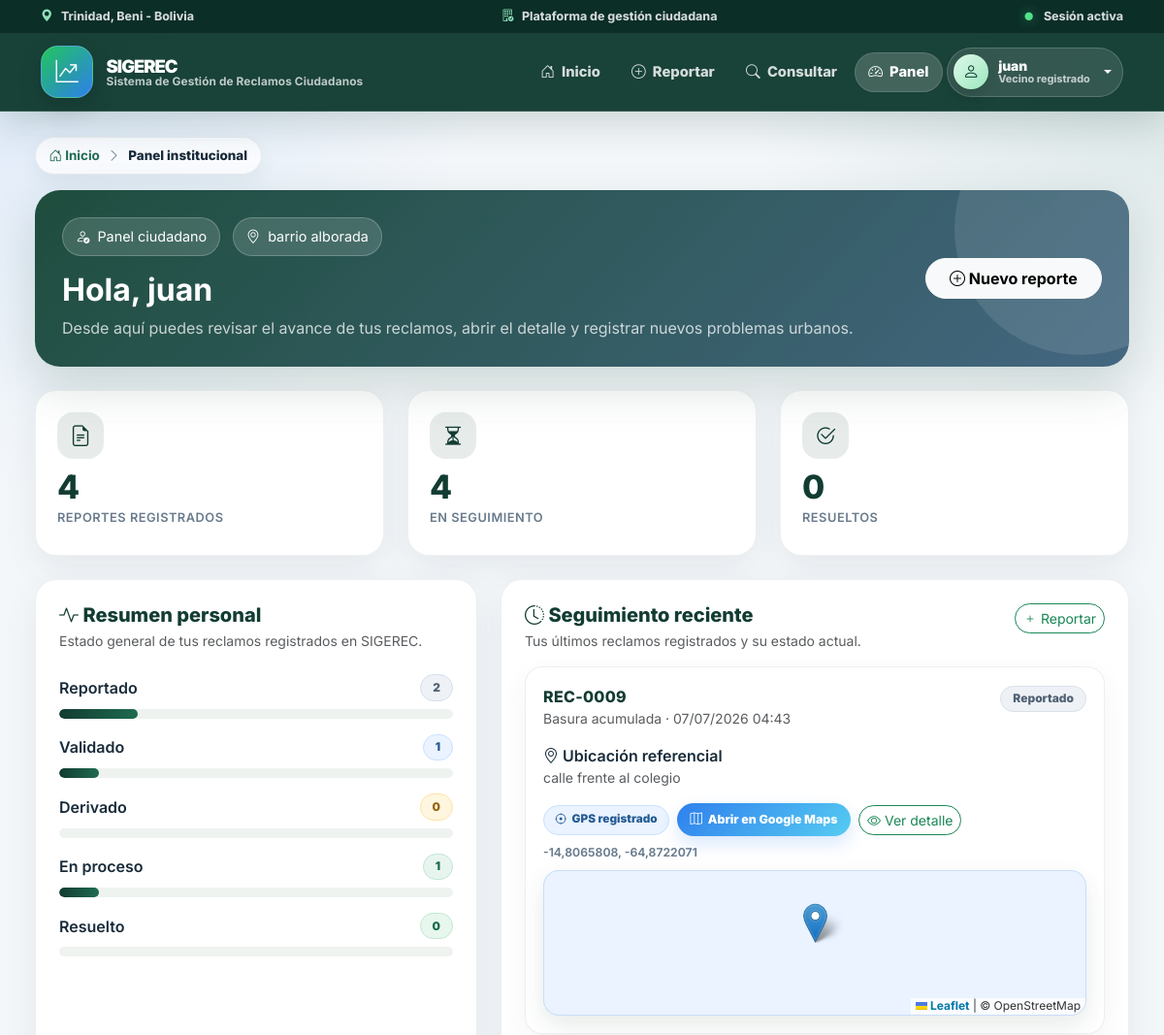
The page /dashboard/ (signed in, upper part) on the database as committed earlier.
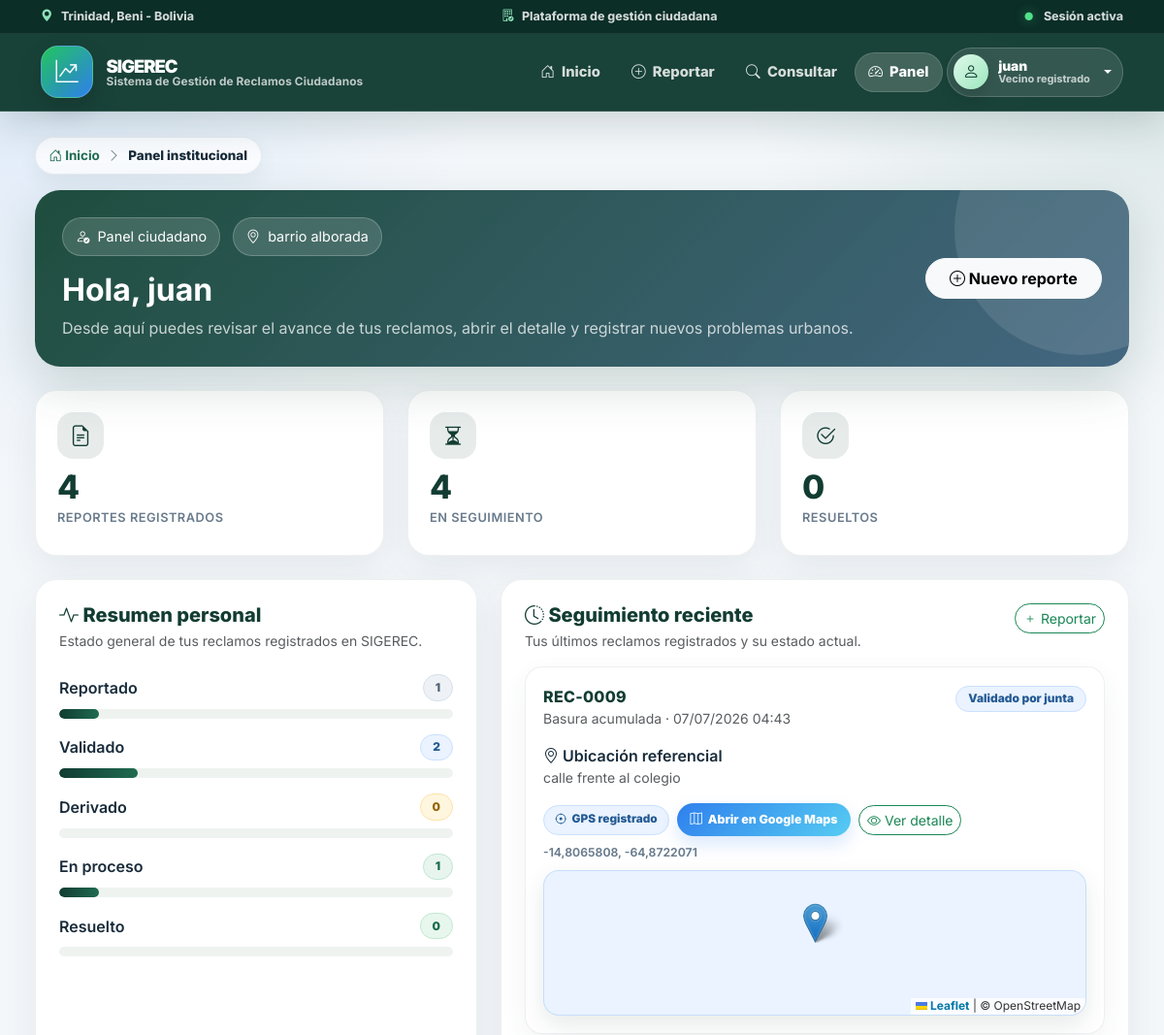
The same page on the database as committed later.
### vecinos/models.py (models this page shows, shortened)
class Vecino(models.Model):
    ROLES = (
        ('vecino', 'Vecino'),
        ('presidente', 'Presidente de Junta Vecinal'),
    )
    nombre = models.CharField(max_length=100)
    ci = models.CharField(max_length=15, unique=True)
    direccion = models.TextField()
    telefono = models.CharField(max_length=15)
    barrio = models.CharField(max_length=100)
    rol = models.CharField(max_length=20, choices=ROLES, default='vecino')
    usuario = models.OneToOneField(User, on_delete=models.CASCADE, null=True, blank=True)
    fecha_registro = models.DateTimeField(auto_now_add=True)
    class Meta:
        verbose_name_plural = "Vecinos"

### reportes/models.py (models this page shows, shortened)
class Reporte(models.Model):
    TIPOS = (
        ('bache', 'Bache'),
        ('basura', 'Basura acumulada'),
        ('alumbrado', 'Alumbrado dañado'),
        ('otro', 'Otro'),
    )
    ESTADOS = (
        ('reportado', 'Reportado'),
        ('validado', 'Validado por junta'),
        ('derivado', 'Derivado al municipio'),
        ('proceso', 'En proceso'),
        ('resuelto', 'Resuelto'),
    )
    vecino = models.ForeignKey(Vecino, on_delete=models.CASCADE)
    tipo = models.CharField(max_length=20, choices=TIPOS)
    descripcion = models.TextField()
    ubicacion = models.CharField(max_length=200)
    latitud = models.DecimalField(max_digits=10, decimal_places=7, null=True, blank=True)
    longitud = models.DecimalField(max_digits=10, decimal_places=7, null=True, blank=True)
    foto = models.ImageField(upload_to='reportes/', null=True, blank=True)
    numero_seguimiento = models.CharField(max_length=20, unique=True)
    estado = models.CharField(max_length=20, choices=ESTADOS, default='reportado')
    fecha_creacion = models.DateTimeField(auto_now_add=True)
    fecha_actualizacion = models.DateTimeField(auto_now=True)
    @property
    def tiene_gps(self):
        return self.latitud is not None and self.longitud is not None
    @property
    def google_maps_url(self):
        if self.tiene_gps:
            return f"https://www.google.com/maps?q={self.latitud},{self.longitud}"
        return ""
    class Meta:
        verbose_name_plural = "Reportes"

### reportes/views.py (the view)
# urls.py: path('dashboard/', dashboard, name='dashboard'),
@login_required(login_url='/login/')
def dashboard(request):
    try:
        vecino = request.user.vecino
    except Vecino.DoesNotExist:
        messages.error(request, 'No tienes un perfil de vecino asociado.')
        return redirect('inicio')
    if vecino.rol == 'presidente':
        return dashboard_presidente(request, vecino)
    else:
        return dashboard_vecino(request, vecino)

### templates/dashboard_vecino.html (shortened to what this page needs)
{% extends 'base.html' %}
{% block contenido %}
<div class="citizen-hero mb-4">
    <div class="content d-flex flex-column flex-lg-row justify-content-between gap-3 align-items-lg-center">
        <div>
            <div class="citizen-chip"><i class="bi bi-person-check"></i> Panel ciudadano</div>
            <div class="citizen-chip"><i class="bi bi-geo-alt"></i> {{ vecino.barrio }}</div>
            <h2 class="fw-bold mb-2 mt-2">Hola, {{ vecino.nombre }}</h2>
            <p class="mb-0 opacity-75">Desde aquí puedes revisar el avance de tus reclamos, abrir el detalle y registrar nuevos problemas urbanos.</p>
        </div>
        <div class="text-lg-end">
            <a href="/reportar/" class="btn btn-light fw-bold px-4 py-2" style="border-radius: 999px;">
                <i class="bi bi-plus-circle"></i> Nuevo reporte
            </a>
        </div>
    </div>
</div>
<div class="row g-4 mb-4">
    <div class="col-md-4">
        <div class="citizen-card citizen-metric">
            <div class="metric-icon"><i class="bi bi-file-earmark-text"></i></div>
            <div class="metric-number">{{ total_reportes }}</div>
            <div class="metric-label">Reportes registrados</div>
        </div>
    </div>
    <div class="col-md-4">
        <div class="citizen-card citizen-metric">
            <div class="metric-icon"><i class="bi bi-hourglass-split"></i></div>
            <div class="metric-number">{{ reportes_pendientes }}</div>
            <div class="metric-label">En seguimiento</div>
        </div>
    </div>
    <div class="col-md-4">
        <div class="citizen-card citizen-metric">
            <div class="metric-icon"><i class="bi bi-check2-circle"></i></div>
            <div class="metric-number">{{ reportes_resueltos }}</div>
            <div class="metric-label">Resueltos</div>
        </div>
    </div>
</div>
<div class="row g-4 mb-4">
    <div class="col-lg-5">
        <div class="citizen-card p-4">
            <h5 class="section-title-soft"><i class="bi bi-activity"></i> Resumen personal</h5>
            <p class="text-muted small mb-4">Estado general de tus reclamos registrados en SIGEREC.</p>
            <div class="d-flex justify-content-between align-items-center mb-2">
                <span class="fw-semibold">Reportado</span>
                <span class="badge badge-estado badge-reportado">{{ reportes_por_estado.reportado }}</span>
            </div>
            <div class="progress-soft mb-3"><div class="bar" style="width: {% if total_reportes %}{{ reportes_por_estado.reportado }}0{% else %}0{% endif %}%;"></div></div>
            <div class="d-flex justify-content-between align-items-center mb-2">
                <span class="fw-semibold">Validado</span>
                <span class="badge badge-estado badge-validado">{{ reportes_por_estado.validado }}</span>
            </div>
            <div class="progress-soft mb-3"><div class="bar" style="width: {% if total_reportes %}{{ reportes_por_estado.validado }}0{% else %}0{% endif %}%;"></div></div>
            <div class="d-flex justify-content-between align-items-center mb-2">
                <span class="fw-semibold">Derivado</span>
                <span class="badge badge-estado badge-derivado">{{ reportes_por_estado.derivado }}</span>
            </div>
            <div class="progress-soft mb-3"><div class="bar" style="width: {% if total_reportes %}{{ reportes_por_estado.derivado }}0{% else %}0{% endif %}%;"></div></div>
            <div class="d-flex justify-content-between align-items-center mb-2">
                <span class="fw-semibold">En proceso</span>
                <span class="badge badge-estado badge-proceso">{{ reportes_por_estado.proceso }}</span>
            </div>
            <div class="progress-soft mb-3"><div class="bar" style="width: {% if total_reportes %}{{ reportes_por_estado.proceso }}0{% else %}0{% endif %}%;"></div></div>
            <div class="d-flex justify-content-between align-items-center mb-2">
                <span class="fw-semibold">Resuelto</span>
                <span class="badge badge-estado badge-resuelto">{{ reportes_por_estado.resuelto }}</span>
            </div>
            <div class="progress-soft"><div class="bar" style="width: {% if total_reportes %}{{ reportes_por_estado.resuelto }}0{% else %}0{% endif %}%;"></div></div>
        </div>
    </div>
    <div class="col-lg-7">
        <div class="citizen-card p-4">
            <div class="d-flex justify-content-between align-items-start gap-3 mb-3">
                <div>
                    <h5 class="section-title-soft"><i class="bi bi-clock-history"></i> Seguimiento reciente</h5>
                    <p class="text-muted small mb-0">Tus últimos reclamos registrados y su estado actual.</p>
                </div>
                <a href="/reportar/" class="btn btn-sm btn-outline-success" style="border-radius: 999px;">
                    <i class="bi bi-plus"></i> Reportar
                </a>
            </div>
            {% if ultimos_reportes %}
                {% for reporte in ultimos_reportes %}
                    <div class="tracking-card">
                        <div class="d-flex flex-column flex-md-row justify-content-between gap-2">
                            <div>
                                <div class="tracking-code">{{ reporte.numero_seguimiento }}</div>
                                <div class="text-muted small">{{ reporte.get_tipo_display }} · {{ reporte.fecha_creacion|date:"d/m/Y H:i" }}</div>
                            </div>
                            <div>
                                <span class="badge badge-estado
                                    {% if reporte.estado == 'reportado' %}badge-reportado
                                    {% elif reporte.estado == 'validado' %}badge-validado
                                    {% elif reporte.estado == 'derivado' %}badge-derivado
                                    {% elif reporte.estado == 'proceso' %}badge-proceso
                                    {% elif reporte.estado == 'resuelto' %}badge-resuelto
                                    {% endif %}">
                                    {{ reporte.get_estado_display }}
                                </span>
                            </div>
                        </div>
                        <div class="mt-3">
                            <div class="fw-semibold"><i class="bi bi-geo-alt"></i> Ubicación referencial</div>
                            <div class="text-muted small">{{ reporte.ubicacion }}</div>
                        </div>
                        {% if reporte.tiene_gps %}
                            <div class="d-flex flex-wrap align-items-center gap-2 mt-3">
                                <span class="gps-pill"><i class="bi bi-crosshair"></i> GPS registrado</span>
                                <a href="{{ reporte.google_maps_url }}" target="_blank" class="gps-link-button"><i class="bi bi-map"></i> Abrir en Google Maps</a>
                                <a href="{% url 'detalle_reporte' reporte.numero_seguimiento %}" class="btn btn-sm btn-outline-success" style="border-radius: 999px;"><i class="bi bi-eye"></i> Ver detalle</a>
                            </div>
                            <div class="gps-coordinates mt-2">{{ reporte.latitud }}, {{ reporte.longitud }}</div>
                            <div class="sigerec-map map-mini mt-2" data-lat="{{ reporte.latitud|stringformat:'f' }}" data-lng="{{ reporte.longitud|stringformat:'f' }}" data-label="{{ reporte.numero_seguimiento }}"></div>
                        {% endif %}
                    </div>
                {% endfor %}
            {% endif %}
        </div>
    </div>
</div>
{% endblock %}

### templates/base.html (shortened to what this page needs)
<!DOCTYPE html>
<html lang="es">
<head>
    {% load static %}
    <link href="https://cdn.jsdelivr.net/npm/bootstrap@5.3.3/dist/css/bootstrap.min.css" rel="stylesheet">
    <link rel="stylesheet" href="https://cdn.jsdelivr.net/npm/bootstrap-icons@1.11.3/font/bootstrap-icons.css">
    <link rel="stylesheet" href="https://unpkg.com/leaflet@1.9.4/dist/leaflet.css">
    <link rel="stylesheet" href="{% static 'css/sigerec-ui.css' %}">
</head>
<body>
    {% include 'components/navbar.html' %}
    <main class="container flex-grow-1">
        {% include 'components/breadcrumb.html' %}
        {% block contenido %}{% endblock %}
    </main>
</body>
</html>

### templates/components/navbar.html (shortened to what this page needs)
{% load static %}
<header class="sigerec-institutional-header sticky-top">
    <div class="sigerec-topbar">
        <div class="container sigerec-topbar-inner">
            <span><i class="bi bi-geo-alt-fill"></i> Trinidad, Beni - Bolivia</span>
            <span class="d-none d-md-inline"><i class="bi bi-building-check"></i> Plataforma de gestión ciudadana</span>
            {% if user.is_authenticated %}
                <span class="sigerec-session-status"><i class="bi bi-circle-fill"></i> Sesión activa</span>
            {% else %}
                <span><i class="bi bi-shield-lock"></i> Acceso ciudadano</span>
            {% endif %}
        </div>
    </div>
    <nav class="navbar navbar-expand-lg sigerec-mainnav">
        <div class="container">
            <a class="sigerec-brand" href="/" aria-label="Ir al inicio de SIGEREC">
                <span class="sigerec-brand-logo sigerec-brand-logo-fallback" aria-hidden="true">
                    <i class="bi bi-graph-up-arrow"></i>
                </span>
                <span class="sigerec-brand-copy">
                    <strong>SIGEREC</strong>
                    <small>Sistema de Gestión de Reclamos Ciudadanos</small>
                </span>
            </a>
            <div class="collapse navbar-collapse" id="sigerecNavbar">
                <ul class="navbar-nav ms-auto align-items-lg-center sigerec-nav-list">
                    <li class="nav-item">
                        <a class="sigerec-nav-link {% if request.path == '/' %}active{% endif %}" href="/">
                            <i class="bi bi-house-door"></i><span>Inicio</span>
                        </a>
                    </li>
                    <li class="nav-item">
                        <a class="sigerec-nav-link {% if '/reportar/' in request.path %}active{% endif %}" href="/reportar/">
                            <i class="bi bi-plus-circle"></i><span>Reportar</span>
                        </a>
                    </li>
                    <li class="nav-item">
                        <a class="sigerec-nav-link {% if '/consultar/' in request.path %}active{% endif %}" href="/consultar/">
                            <i class="bi bi-search"></i><span>Consultar</span>
                        </a>
                    </li>
                    {% if user.is_authenticated %}
                        <li class="nav-item">
                            <a class="sigerec-nav-link {% if '/dashboard/' in request.path %}active{% endif %}" href="/dashboard/">
                                <i class="bi bi-speedometer2"></i><span>Panel</span>
                            </a>
                        </li>
                        <li class="nav-item dropdown">
                            <a class="sigerec-user-pill dropdown-toggle" href="#" role="button" data-bs-toggle="dropdown" aria-expanded="false">
                                <span class="sigerec-user-avatar"><i class="bi bi-person"></i></span>
                                <span class="sigerec-user-copy">
                                    <strong>{{ user.first_name|default:user.username }}</strong>
                                    <small>{% if user.vecino.rol == 'presidente' %}Presidente Junta Vecinal{% else %}Vecino registrado{% endif %}</small>
                                </span>
                            </a>
                        </li>
                    {% endif %}
                </ul>
            </div>
        </div>
    </nav>
</header>

### templates/components/breadcrumb.html
{% if request.path != '/' %}
<nav class="sigerec-breadcrumb-wrap" aria-label="Ruta de navegación">
    <div class="sigerec-breadcrumb">
        <a href="/"><i class="bi bi-house-door"></i> Inicio</a>
        <i class="bi bi-chevron-right"></i>
        <span>
            {% if '/reportar/' in request.path %}Reportar reclamo
            {% elif '/consultar/' in request.path %}Consultar reclamo
            {% elif '/dashboard/' in request.path %}Panel institucional
            {% elif '/reportes/' in request.path %}Centro de Reportes
            {% elif '/registro/' in request.path %}Registro ciudadano
            {% elif '/login/' in request.path %}Ingreso al sistema
            {% elif '/detalle/' in request.path %}Ficha del reclamo
            {% else %}SIGEREC{% endif %}
        </span>
    </div>
</nav>
{% endif %}

Rows that differ between the two databases and show on the page:
changed Reporte "REC-0009": estado "Reportado" → "Validado por junta"
Other text that changed with them:
{{ reportes_por_estado.reportado }}: "2" → "1"
{{ reportes_por_estado.reportado }}: 2 → 1 (drawn)
{{ reportes_por_estado.validado }}: "1" → "2"
{{ reportes_por_estado.validado }}: 1 → 2 (drawn)
